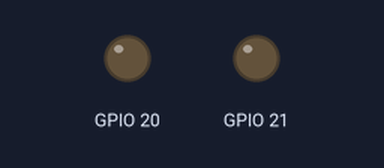
A program run on a simulated ESP32. Parts: output pins drawn as LEDs (lit = HIGH).

Above: at 0.0 s.
At 1.1 s:
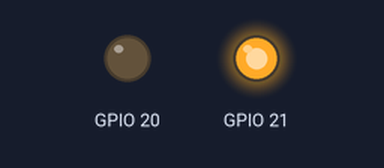
At 2.4 s:
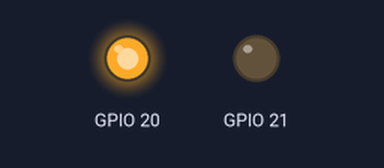
At 3.9 s:
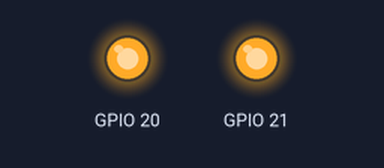
Timing chart, 0 to 5.5 s (numbered marks = the images above):
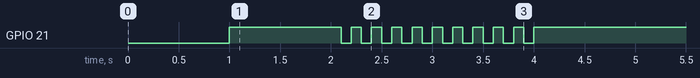

The program:

main.cpp
```cpp
#include <Arduino.h>
#include "isignal.hpp"
#include "signal_alpha.hpp"
#include "signal_beta.hpp"

ISignal *iSignalAlpha;
ISignal *iSignalBeta;

void setup()
{

  delay(1000);
  Serial.begin(115200);

  // Create objects
  iSignalAlpha = new SignalAlpha(GPIO_NUM_20);

  iSignalBeta = new SignalBeta(GPIO_NUM_21);

  // Init Objects
  iSignalAlpha->Init();
  iSignalBeta->Init();

  iSignalAlpha->Start();
  iSignalBeta->Start();


}

void loop()
{
  delay(1000);
}
```

isignal.hpp
```cpp
#pragma once

#include <Arduino.h>

class ISignal
{
public:
    virtual void Init(void) = 0; // must be implemented
    virtual void Start(void) {}; // should not be implemented
};
```

signal_alpha.hpp
```cpp
#pragma once

#include <Arduino.h>
#include "isignal.hpp"

class SignalAlpha : public ISignal
{
public:
    SignalAlpha(uint8_t pin);
    void Init(void) override;
    void Start(void) override;

private:
    uint8_t pin_;
};
```

signal_beta.hpp
```cpp
#pragma once

#include <Arduino.h>
#include "isignal.hpp"

class SignalBeta : public ISignal
{
public:
    SignalBeta(uint8_t pin);
    void Init(void) override;
    void Start(void);
    void CustomStart(void);

private:
    uint8_t pin_;
};
```

signal_alpha.cpp
```cpp
#include "signal_alpha.hpp"

SignalAlpha::SignalAlpha(uint8_t pin) : pin_(pin)
{
}

void SignalAlpha::Init(void)
{
    pinMode(pin_, OUTPUT);
    digitalWrite(pin_, LOW);
}

void SignalAlpha::Start(void)
{
    delay(1000);
    digitalWrite(pin_, HIGH);
}
```

signal_beta.cpp
```cpp
#include "signal_beta.hpp"

SignalBeta::SignalBeta(uint8_t pin) : pin_(pin)
{
}

void SignalBeta::Init(void)
{
    pinMode(pin_, OUTPUT);
    digitalWrite(pin_, HIGH);
}

void SignalBeta::Start(void)
{
    for (uint8_t counter = 0; counter < 10; counter++)
    {
        delay(100);
        digitalWrite(pin_, LOW);
        delay(100);
        digitalWrite(pin_, HIGH);
    }
}

void SignalBeta::CustomStart(void)
{
    for (uint8_t counter = 0; counter < 10; counter++)
    {
        delay(100);
        digitalWrite(pin_, LOW);
        delay(100);
        digitalWrite(pin_, HIGH);
    }
}
```
